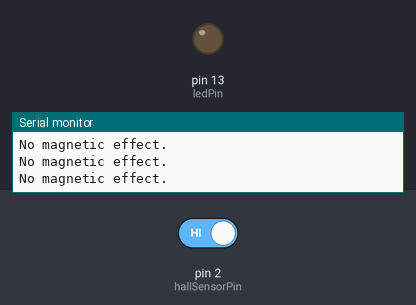
This sketch was run on a simulated Arduino Uno, built with avr-gcc and run on an emulated ATmega328P. Shown: output pins drawn as LEDs (lit = HIGH), the last lines printed to the serial monitor. Inputs (shaded band) come from the test bench; at power-on: pin 2 (hallSensorPin) HIGH.

Above: at 2.8 s.
2.9 s: pin 2 (hallSensorPin) driven LOW
At 4.0 s:
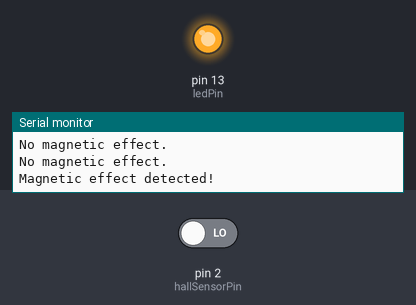
4.5 s: pin 2 (hallSensorPin) driven HIGH
At 5.6 s:
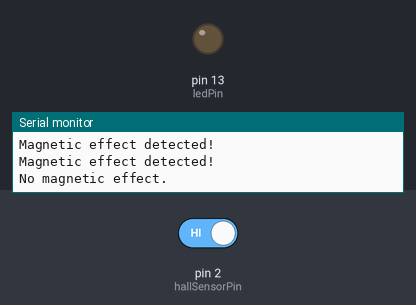
Timing chart, 0 to 7.5 s (numbered marks = the images above; inputs shaded):
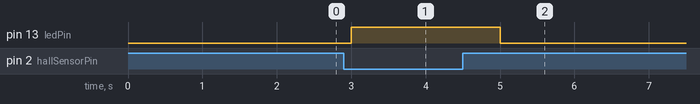

The sketch:

HallEffect.ino
```cpp
int hallSensorPin = 2;
int ledPin = 13;
int state = 0;

void setup() {
  pinMode(ledPin, OUTPUT);
  pinMode(hallSensorPin, INPUT);

  Serial.begin(9600); // Initialize serial communication at 9600 bps
}

void loop() {
  state = digitalRead(hallSensorPin);

  if (state == LOW) {
    digitalWrite(ledPin, HIGH);
    Serial.println("Magnetic effect detected!"); // Print a message when the magnetic effect is detected
  } else {
    digitalWrite(ledPin, LOW);
    Serial.println("No magnetic effect."); // Print a message when no magnetic effect is detected
  }

  delay(1000); // Add a delay to avoid serial print flooding
}
```

Measured:
- after the input at 2.9 s, pin 13 (ledPin): LOW → HIGH after 0.10 s
- after the input at 4.5 s, pin 13 (ledPin): HIGH → LOW after 0.50 s
